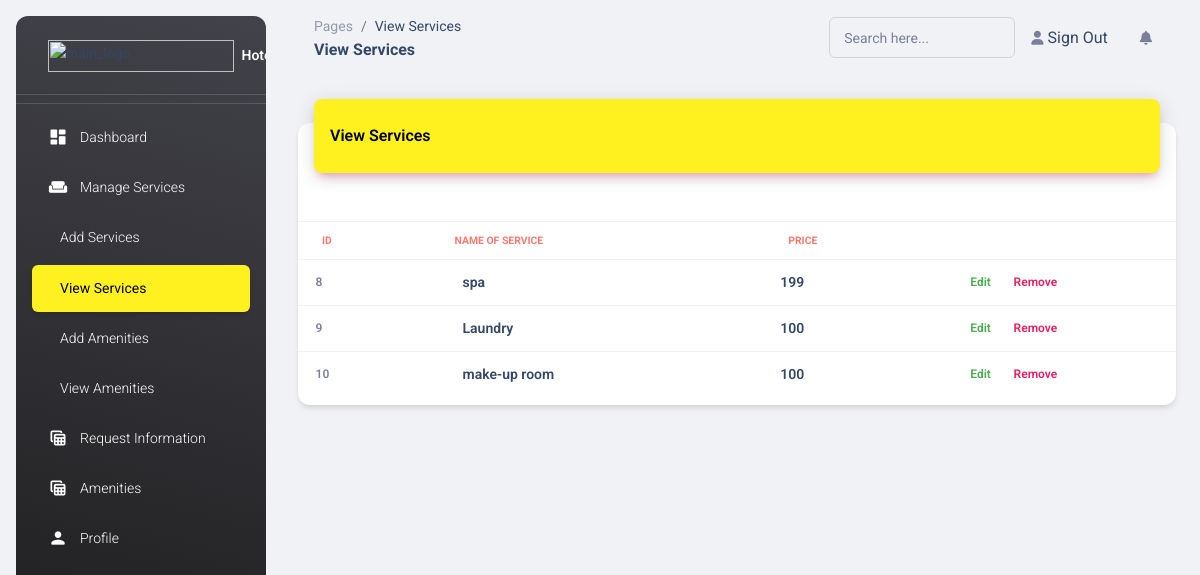
The app's page /HOTEL/pages/viewservice.php with its own data.
### tables this page shows
CREATE TABLE `services` (
  `ID` int(11) NOT NULL,
  `service_name` text NOT NULL,
  `price` float NOT NULL
);

### HOTEL/pages/viewservice.php (the view, shortened to what this page needs)
<?php
include_once("config.php");
$rs=mysqli_query($mysqli,"select * from services ");
?>
<!DOCTYPE html>
<html lang="en">
<head>
  <link href="../assets/css/nucleo-icons.css" rel="stylesheet" />
  <link href="../assets/css/nucleo-svg.css" rel="stylesheet" />
  <link id="pagestyle" href="../assets/css/material-dashboard.css?v=3.0.0" rel="stylesheet" />
</head>
<body class="g-sidenav-show  bg-gray-200">
  <aside class="sidenav navbar navbar-vertical navbar-expand-xs border-0 border-radius-xl my-3 fixed-start ms-3   bg-gradient-dark" id="sidenav-main">
    <div class="sidenav-header">
      <a class="navbar-brand m-0" href="../pages/housekeepingdashboard.php">
        <img src="../assets/img/logo-ct.png" class="navbar-brand-img h-100" alt="main_logo">
        <span class="ms-1 font-weight-bold text-white">Hotel Operation</span>
      </a>
    </div>
    <hr class="horizontal light mt-0 mb-2">
    <hr class="horizontal light mt-0 mb-2">
    <div class="collapse navbar-collapse  w-auto  max-height-vh-100" id="sidenav-collapse-main">
      <ul class="navbar-nav">
        <li class="nav-item">
          <a class="nav-link text-white " href="../pages/housekeepingdashboard.php">
            <div class="text-white text-center me-2 d-flex align-items-center justify-content-center">
              <i class="material-icons opacity-10" >dashboard</i>
            </div>
            <span class="nav-link-text ms-1">Dashboard</span>
          </a>
        </li>
         <li class="nav-item">
          <a class="nav-link text-white " href="../pages/addservice.php">
            <div class="text-white text-center me-2 d-flex align-items-center justify-content-center">
              <i class="material-icons opacity-10" ><mat-icon>weekend</mat-icon></i>
            </div>
            <span class="nav-link-text ms-1">Manage Services</span>
          </a>
        </li>
         <li class="nav-item">
          <a class="nav-link text-white " href="../pages/addservice.php">
            <span class="nav-link-text ms-1">Add Services</span>
          </a>
        </li>
        <li class="nav-item">
          <a class="nav-link  active"style="background-color: #FFF01F"  href="../pages/viewservice.php">
            <span class="nav-link-text ms-1">View Services</span>
          </a>
        </li>
         <li class="nav-item">
          <a class="nav-link text-white " href="../pages/addamen.php">
            <span class="nav-link-text ms-1">Add Amenities</span>
          </a>
        </li>
         <li class="nav-item">
          <a class="nav-link text-white " href="../pages/viewamen.php">
            <span class="nav-link-text ms-1">View Amenities</span>
          </a>
        </li>
        <li class="nav-item">
          <a class="nav-link text-white " href="../pages/requestinformation.php">
            <div class="text-white text-center me-2 d-flex align-items-center justify-content-center">
              <i class="material-icons opacity-10" >table_view</i>
            </div>
            <span class="nav-link-text ms-1">Request Information</span>
          </a>
        </li>
        <li class="nav-item">
          <a class="nav-link  "  href="../pages/amenities.php">
            <div class="text-white text-center me-2 d-flex align-items-center justify-content-center">
              <i class="material-icons icon-black opacity-10" >table_view</i>
            </div>
            <span class="nav-link-text ms-1">Amenities</span>
          </a>
        </li>
      <li class="nav-item">
          <a class="nav-link text-white " href="../pages/hkprofile.php">
            <div class="text-white text-center me-2 d-flex align-items-center justify-content-center">
              <i class="material-icons opacity-10">person</i>
            </div>
            <span class="nav-link-text ms-1">Profile</span>
          </a>
        </li>
      </ul>
    </div>
  </aside>
   <main class="main-content position-relative max-height-vh-100 h-100 border-radius-lg ">
    <nav class="navbar navbar-main navbar-expand-lg px-0 mx-4 shadow-none border-radius-xl" id="navbarBlur" navbar-scroll="true">
      <div class="container-fluid py-1 px-3">
        <nav aria-label="breadcrumb">
          <ol class="breadcrumb bg-transparent mb-0 pb-0 pt-1 px-0 me-sm-6 me-5">
            <li class="breadcrumb-item text-sm"><a class="opacity-5 text-dark" href="javascript:;">Pages</a></li>
            <li class="breadcrumb-item text-sm text-dark active "  aria-current="page">View Services</li>
          </ol>
          <h6 class="font-weight-bolder mb-0" >View Services </h6>
        </nav>
        <div class="collapse navbar-collapse mt-sm-0 mt-2 me-md-0 me-sm-4" id="navbar">
          <div class="ms-md-auto pe-md-3 d-flex align-items-center">
            <div class="input-group input-group-outline">
              <label class="form-label">Search here...</label>
              <input type="text" class="form-control">
            </div>
          </div>
          <ul class="navbar-nav  justify-content-end">
            <li class="nav-item d-flex align-items-center">
              <a href="javascript:;" class="nav-link text-body font-weight-bold px-0">
                <i class="fa fa-user me-sm-1"></i>
                <span class="d-sm-inline d-none"><a href="./destroyer.php" >Sign Out</a></span>
              </a>
            </li>
            <li class="nav-item px-3 d-flex align-items-center">
            </li>
            <li class="nav-item dropdown pe-2 d-flex align-items-center">
              <a href="javascript:;" class="nav-link text-body p-0" id="dropdownMenuButton" data-bs-toggle="dropdown" aria-expanded="false">
                <i class="fa fa-bell cursor-pointer"></i>
              </a>
            </li>
          </ul>
        </div>
      </div>
    </nav>
    <div class="container-fluid py-4">
      <div class="row">
        <div class="col-12">
          <div class="card my-4">
            <div class="card-header p-0 position-relative mt-n4 mx-3 z-index-2" >
              <div class=" shadow-primary border-radius-lg pt-4 pb-3" style="background-color: #FFF01F;" >
                <h6 class=" text-capitalize ps-3" style="color: rgb(0,0,0);">View Services</h6>
              </div>
            </div>
            <div class="card-body px-0 pb-2" >
              <div class="table-responsive p-0">
                <table class="table align-items-center mb-0">
                  <thead>
                    <tr>
                      <th ></th>
                      <th ></th>
                      <th ></th>
                      <th ></th>
                    </tr>
                  </thead>
                  <thead>
                    <tr>
                      <th class="text-uppercase text-danger text-xxs font-weight-bolder opacity-7">ID</th>
                      <th class="text-uppercase text-danger text-xxs font-weight-bolder opacity-7 ps-2">Name of Service</th>
                      <th class="text-uppercase text-uppercase text-danger text-xxs font-weight-bolder opacity-7">Price</th>
                      <th class="text-center text-uppercase text-danger text-xxs font-weight-bolder opacity-7"></th>
                    </tr>
                  </thead>
                  <tbody >
                <?php
                   while ( $res=mysqli_fetch_array($rs)) {
                    echo " <tr> <td class='align-middle ' style=' padding-left: 2%;'> <span class='text-secondary text-xs font-weight-bold'>".$res['ID']."</span></td>";
                    echo " <td> <div class='d-flex px-2 py-1'><div></div><div class='d-flex flex-column justify-content-center'><h6 class='mb-0 text-sm'>".$res['service_name']."</h6></div></div></td>";
                    echo " <td> <div class='d-flex px-2 py-1'><div></div><div class='d-flex flex-column justify-content-center'><h6 class='mb-0 text-sm'>".$res['price']."</h6></div>
                        </div></td>";
                                   echo "  <td class='align-middle'>
                                   <a href='editservice.php?ID=$res[ID]'class='text-success font-weight-bold text-xs' data-original-title='Edit user' style='padding-right: 10%'>
                                    Edit </a>
                                    <a href='removeservice.php?ID=$res[ID]' class='text-primary font-weight-bold text-xs' data-toggle='tooltip' data-original-title='Edit user'>
                                     Remove</a> </td></tr>";
                                }
                       ?>
                  </tbody>
                </table>
              </div>
            </div>
          </div>
        </div>
      </div>
    </div>
  </main>
</body>
</html>

### records on screen
services: ID "8", service_name "spa", price "199"
services: ID "9", service_name "Laundry", price "100"
services: ID "10", service_name "make-up room", price "100"
